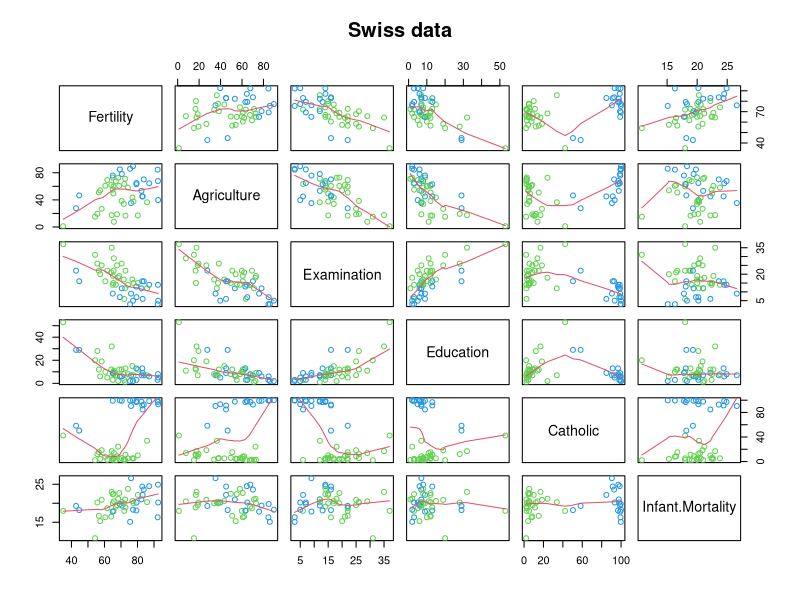

Write R code to recreate this figure.
# Multivariable Regression Examples

## Pairwise scatterplot of the data
library(datasets); data(swiss); require(stats); require(graphics)
pairs(swiss, panel = panel.smooth, main = "Swiss data", col = 3 + (swiss$Catholic > 50))

## Multiple Linear Regression (Agriculture is negatively related to Y)
summary(lm(Fertility ~ . , data = swiss))$coefficients
pt(-2.448, df = 41) * 2 ## p-value of Agriculture

## Simple Linear Regression (Agriculture is positively related to Y)
summary(lm(Fertility ~ Agriculture, data = swiss))$coefficients

## Simulation - Adjustment can reverse sign of an effect
n <- 100; x2 <- 1 : n; x1 <- .01 * x2 + runif(n, -.1, .1); y = -x1 + x2 + rnorm(n, sd = .01)
summary(lm(y ~ x1))$coef

summary(lm(y ~ x1 + x2))$coef

## Unnecessary Variable
z <- swiss$Agriculture + swiss$Education
lm(Fertility ~ . + z, data = swiss)

